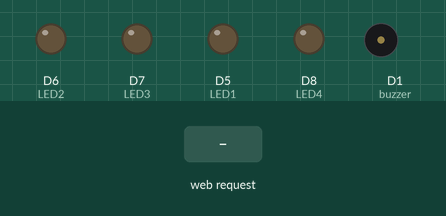
Recording of a sketch running on a simulated ESP8266 (NodeMCU). Parts: output pins drawn as LEDs (lit = HIGH), buzzer (waves = sounding). Dashed ring = blinking. The inputs (shaded band) are chosen by the test bench. WiFi joins after 1.5 s; servers stay silent unless stated; what the sketch prints to the serial monitor is not drawn.

Above: at 2.7 s.
2.8 s: HTTP request GET /BlinkLEDon received
At 3.32 s:
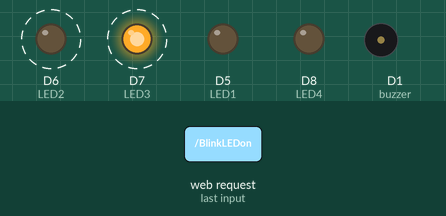
5.8 s: HTTP request GET /buzzeron received
At 6.9 s:
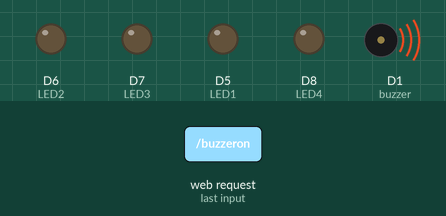
7.3 s: HTTP request GET /led1on received
At 8.0 s:
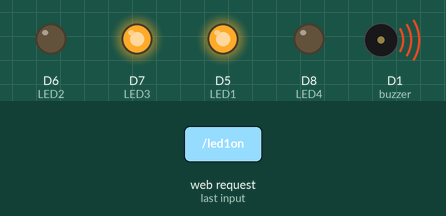
8.8 s: HTTP request GET /buzzeroff received
At 9.2 s:
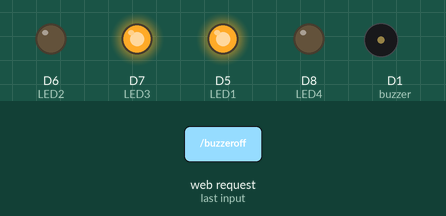
10.3 s: HTTP request GET /led2on received
At 11.5 s:
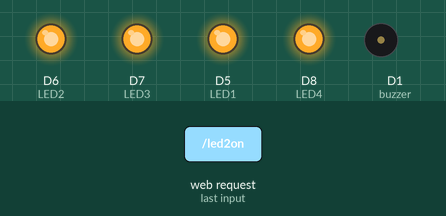
11.8 s: HTTP request GET /led1off received
At 12.6 s:
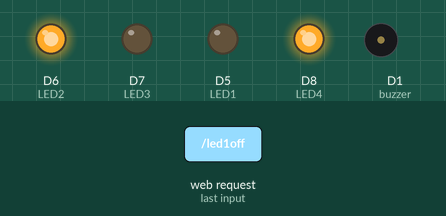
Timing chart, 0 to 14.3 s (numbered marks = the images above; inputs shaded):
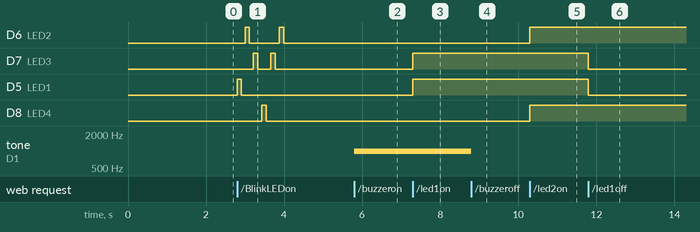

The sketch:

Project_2_Kontrol_2_LED.ino
```cpp
#include <ESP8266WiFi.h>
const char* ssid = "";
const char* password = "";

#define buzzer D1
#define LED1 D5
#define LED2 D6
#define LED3 D7
#define LED4 D8


WiFiServer server(80);

void setup() {
  Serial.begin(115200);
  delay(10);
  pinMode(LED1, OUTPUT);
  pinMode(LED2, OUTPUT);
  pinMode(LED3, OUTPUT);
  pinMode(LED4, OUTPUT);
  pinMode(buzzer, OUTPUT);

  digitalWrite(LED1, LOW);
  digitalWrite(LED2, LOW);
  digitalWrite(LED3, LOW);
  digitalWrite(LED4, LOW);


  // Connect to WiFi network
  Serial.println();
  Serial.println();
  Serial.print("Connecting to ");
  Serial.println(ssid);
  WiFi.begin(ssid, password);

  while (WiFi.status() != WL_CONNECTED) {
    delay(500);
    Serial.print(".");
  }
  Serial.println("");
  Serial.println("WiFi connected");

  server.begin();
  Serial.println("Server started");

  Serial.print("Use this URL to connect: ");
  Serial.print("http://");
  Serial.print(WiFi.localIP());
  Serial.println("/");
}

void loop() {
  WiFiClient client = server.available();
  if (!client) {
    return;
  }

  Serial.println("new client");
  while(!client.available()){
    delay(1);
  }

  String request = client.readStringUntil('\r');
  Serial.println(request);
  client.flush();

  if (request.indexOf("/BlinkLEDon") > 0)  {
  digitalWrite(LED1, HIGH);
  delay(100);
  digitalWrite(LED1, LOW);
  delay(100);
  digitalWrite(LED2, HIGH);
  delay(105);
  digitalWrite(LED2, LOW);
  delay(105);
  digitalWrite(LED3, HIGH);
  delay(110);
  digitalWrite(LED3, LOW);
  delay(110);
  digitalWrite(LED4, HIGH);
  delay(115);
  digitalWrite(LED4, LOW);
  delay(115);
  digitalWrite(LED3, HIGH);
  delay(110);
  digitalWrite(LED3, LOW);
  delay(110);
  digitalWrite(LED2, HIGH);
  delay(105);
  digitalWrite(LED2, LOW);
  delay(105);
  }
  if (request.indexOf("/BlinkLEDoff") > 0)  {
  digitalWrite(LED1, LOW);
  digitalWrite(LED2, LOW);
  digitalWrite(LED3, LOW);
  digitalWrite(LED4, LOW);
  }
  if (request.indexOf("/buzzeron") > 0)  {
    tone(buzzer, 1000);
    delay(1000);
  }
  if (request.indexOf("/buzzeroff") >0)  {
    noTone(buzzer);
    delay(1000);
  }

  if (request.indexOf("/led1on") > 0)  {
    digitalWrite(LED1, HIGH);

  }
  if (request.indexOf("/led1off") >0)  {
    digitalWrite(LED1, LOW);
  }
   if (request.indexOf("/led2on") > 0)  {
    digitalWrite(LED2, HIGH);
  }
  if (request.indexOf("/led2off") >0)  {
    digitalWrite(LED2, LOW);
  }

  if (request.indexOf("/led1on") > 0)  {
    digitalWrite(LED3, HIGH);

  }
  if (request.indexOf("/led1off") >0)  {
    digitalWrite(LED3, LOW);
  }
   if (request.indexOf("/led2on") > 0)  {
    digitalWrite(LED4, HIGH);
  }
  if (request.indexOf("/led2off") >0)  {
    digitalWrite(LED4, LOW);
  }

  // Return the response
  client.println("HTTP/1.1 200 OK");
  client.println("Content-Type: text/html");
  client.println("");
  client.println("<!DOCTYPE HTML>");
  client.println("<html>");
  client.println("<head>");
  client.println("<meta name='apple-mobile-web-app-capable' content='yes' />");
  client.println("<meta name='apple-mobile-web-app-status-bar-style' content='black-translucent' />");
  client.println("</head>");
  client.println("<body bgcolor = \"#f7e6ec\">");
  client.println("<hr/><hr>");
  client.println("<h4><center> IoT Starter Kit : Kontrol 4 LED  </center></h4>");
  client.println("<hr/><hr>");
  client.println("<br><br>");
  client.println("<br><br>");
  client.println("<center>");
  client.println("LED 1");
  client.println("<a href=\"/led1on\"\"><button>Turn On </button></a>");
  client.println("<a href=\"/led1off\"\"><button>Turn Off </button></a><br />");
  client.println("</center>");
  client.println("<br><br>");
  client.println("<center>");
  client.println("LED 2");
  client.println("<a href=\"/led2on\"\"><button>Turn On </button></a>");
  client.println("<a href=\"/led2off\"\"><button>Turn Off </button></a><br />");
  client.println("</center>");
  client.println("<br><br>");
  client.println("<center>");
  client.println("LED 3");
  client.println("<a href=\"/led3on\"\"><button>Turn On </button></a>");
  client.println("<a href=\"/led3off\"\"><button>Turn Off </button></a><br />");
  client.println("</center>");
  client.println("<br><br>");
  client.println("<center>");
  client.println("LED 4");
  client.println("<a href=\"/led4on\"\"><button>Turn On </button></a>");
  client.println("<a href=\"/led4off\"\"><button>Turn Off </button></a><br />");
  client.println("</center>");
  client.println("<br><br>");
  client.println("<center>");
  client.println("Buzzer");
  client.println("<a href=\"/buzzeron\"\"><button>Turn On </button></a>");
  client.println("<a href=\"/buzzeroff\"\"><button>Turn Off </button></a><br />");
  client.println("</center>");
  client.println("<br><br>");
  client.println("<center>");
  client.println("<table border=\"5\">");
  client.println("<tr>");
  //=====================
  if (digitalRead(LED1))
         {
           client.print("<td>LED 1 = ON</td>");
         }
  else
          {
            client.print("<td>LED 1 = OFF</td>");
          }
  client.println("<br/>");
  //======================
  if (digitalRead(LED2))
          {
           client.print("<td>LED 2 = ON</td>");
          }
  else
          {
            client.print("<td>LED 2 = OFF</td>");
          }
  client.println("</br>");
  //=======================
  if (digitalRead(LED3))
         {
           client.print("<td>LED 3 = ON</td>");
         }
  else
          {
            client.print("<td>LED 3 = OFF</td>");
          }
  client.println("<br />");
  //======================
  if (digitalRead(LED4))
         {
           client.print("<td>LED 4 = ON</td>");
         }
  else
          {
            client.print("<td>LED 4 = OFF</td>");
          }
  client.println("<br/>");
  //======================
  if (digitalRead(buzzer))
         {
           client.print("<td>buzzer = ON</td>");
         }
  else
          {
            client.print("<td>buzzer = OFF</td>");
          }
  client.println("<tr/>");
  //======================
  client.println("<tr>");
  client.println("</table>");
  client.println("</center>");
  client.println("</html>");
  delay(1);
  Serial.println("Client disonnected");
  Serial.println("");
}
```

Measured:
- after the input at 2.8 s, D6 (LED2): alternates HIGH for 0.11 s and LOW for 0.78 s, 4 changes in all, then stays LOW, starting after 0.20 s; D7 (LED3): alternates HIGH for 0.11 s and LOW for 0.34 s, 4 changes in all, then stays LOW, starting after 0.41 s
- after the input at 5.8 s, tone on D1 (buzzer): silent → 1000 Hz at once
- after the input at 7.3 s, D7 (LED3), D5 (LED1): LOW → HIGH at once
- after the input at 8.8 s, tone on D1 (buzzer): 1000 Hz → silent at once
- after the input at 10.3 s, D6 (LED2), D8 (LED4): LOW → HIGH at once
- after the input at 11.8 s, D7 (LED3), D5 (LED1): HIGH → LOW at once
